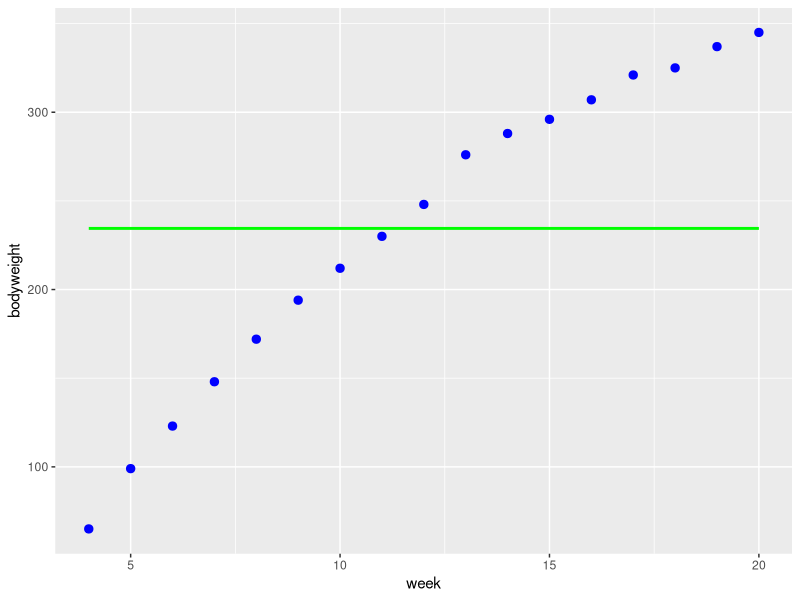
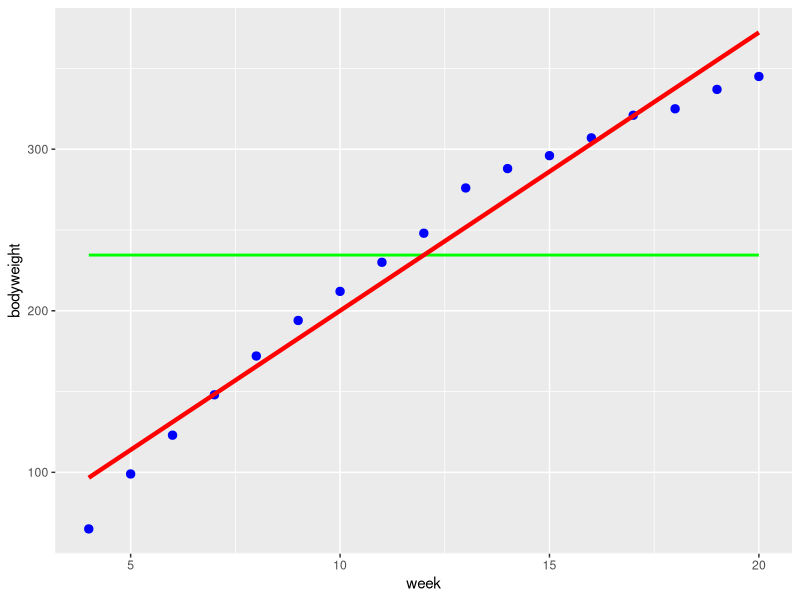
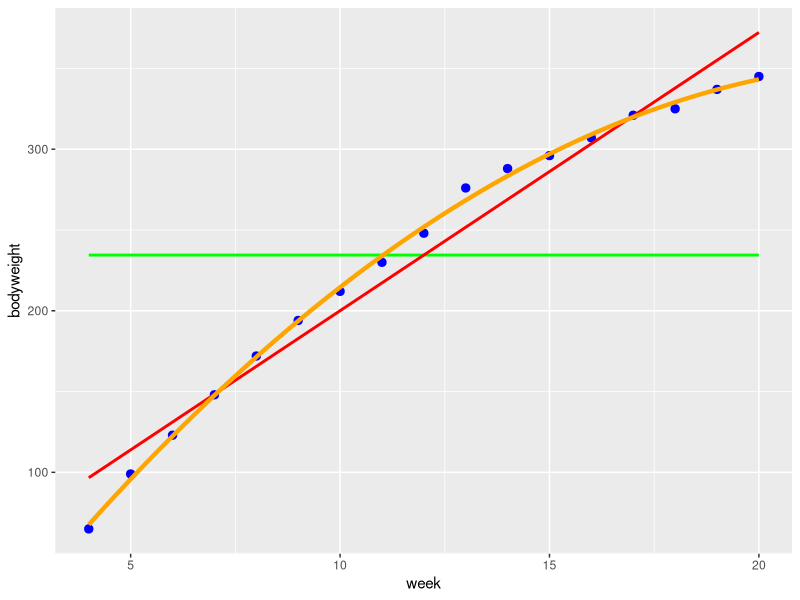
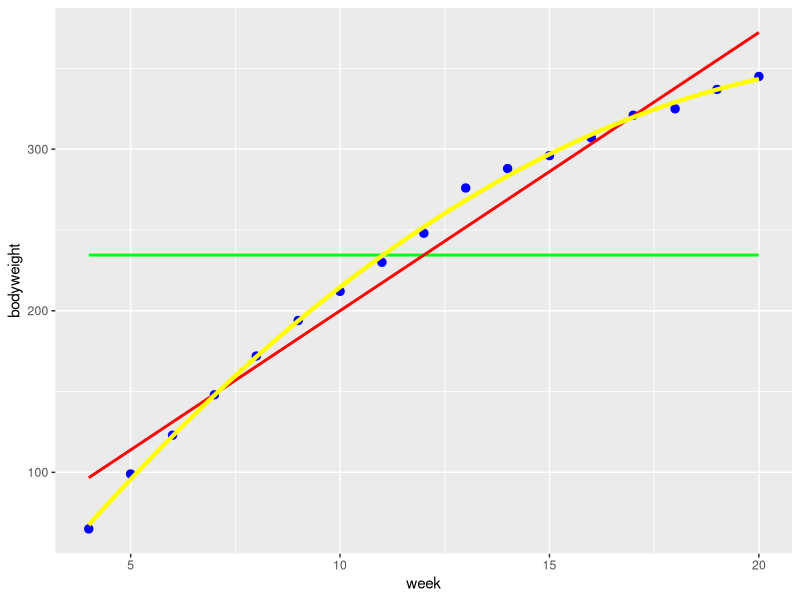

These charts were generated, in order, by the following R code:
## ---- chunk 1
knitr::opts_chunk$set(echo = TRUE)

# title: draw the line
# author: jonathan
# revised: 4/2/2020 

WEB <- c("https://bioceed.uib.no/dropfolder/bioSTATS/Rmd/Basic/regression/draw-the-line.html")
GIT <- c("https://github.com/jonathansoule/biostats/blob/master/Basic/regression/draw-the-line.Rmd")
library(ggplot2)
## ---- chunk 2
# variable1
bodyweight <- c(65,99,123,148,172,194,212,230,248,276,288,296,307,321,325,337,345)

# variable2
week <- 4:20

# dataframe
my.dataframe <- data.frame(week, bodyweight)
## ---- chunk 3
null.model.lm <- lm(bodyweight~1)
null.model.lm
## ---- chunk 4
ggplot(my.dataframe, aes(x = week, y = bodyweight)) + 
  geom_point(color = "blue", size = 2.5) +                                 # scatter plot
  geom_smooth(method='lm', formula= y~1, se=FALSE, col="green", lwd=1)     # null model
## ---- chunk 5
one.degree.lm <- lm(bodyweight~week)
one.degree.lm
## ---- chunk 6
ggplot(my.dataframe, aes(week, bodyweight)) + 
  geom_point(color = "blue", size = 2.5) +                                    # scatter plot
  geom_smooth(method='lm', formula= y~1, se=FALSE, col="green", lwd=1) +      # null model   
  geom_smooth(method='lm', formula= y~x, se=FALSE, col="red", lwd=1.5)        # linear model
  
## ---- chunk 7
anova(null.model.lm, one.degree.lm, test='F')
## ---- chunk 8
two.degrees.lm <- lm(bodyweight~poly(week,2))
two.degrees.lm
## ---- chunk 9
ggplot(my.dataframe, aes(week, bodyweight)) + 
  geom_point(color = "blue", size = 2.5) +                                           # scatter plot
  geom_smooth(method='lm', formula= y~1, se=FALSE, col="green", lwd=1) +             # null model
  geom_smooth(method='lm', formula= y~x, se=FALSE, col="red", lwd=1) +               # linear model
  geom_smooth(method='lm', formula= y~poly(x,2), se=FALSE, col="orange", lwd=1.5)    # 2nd order polynomial 
## ---- chunk 10
anova(one.degree.lm, two.degrees.lm, test='F')
## ---- chunk 11
three.degrees.lm <- lm(bodyweight~poly(week,3))
three.degrees.lm
## ---- chunk 12
ggplot(my.dataframe, aes(week, bodyweight)) + 
  geom_point(color = "blue", size = 2.5) +                                             # scatter plot
  geom_smooth(method='lm', formula= y~1, se=FALSE, col="green", lwd=1) +               # null model
  geom_smooth(method='lm', formula= y~x, se=FALSE, col="red", lwd=1) +                 # linear model
  geom_smooth(method='lm', formula= y~poly(x,2), se=FALSE, col="orange", lwd=1) +      # 2nd order polynomial 
  geom_smooth(method='lm', formula= y~poly(x,3), se=FALSE, col="yellow", lwd=1.5)      # 3rd order polynomial 

## ---- chunk 13
anova(two.degrees.lm, three.degrees.lm, test='F')
